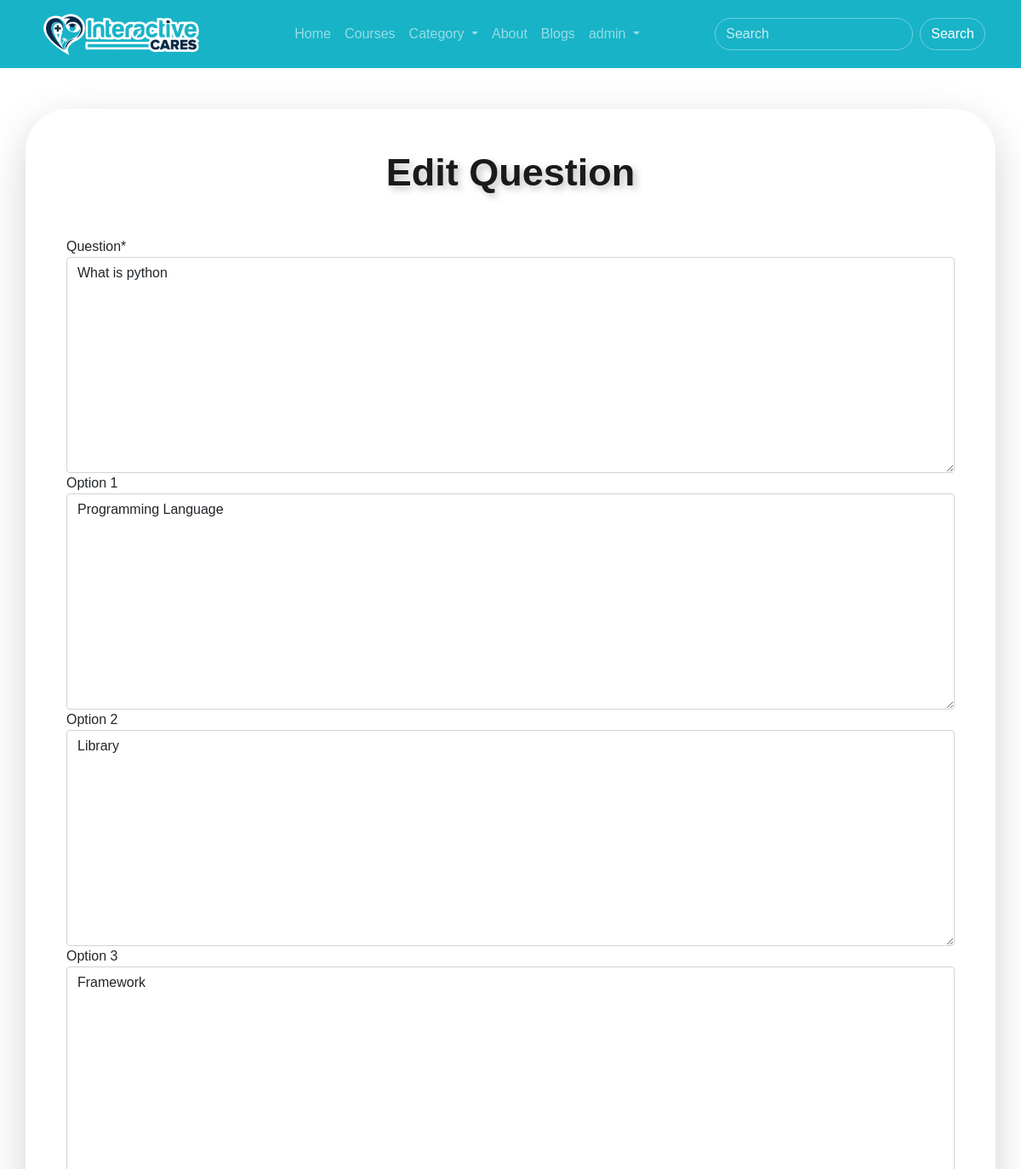
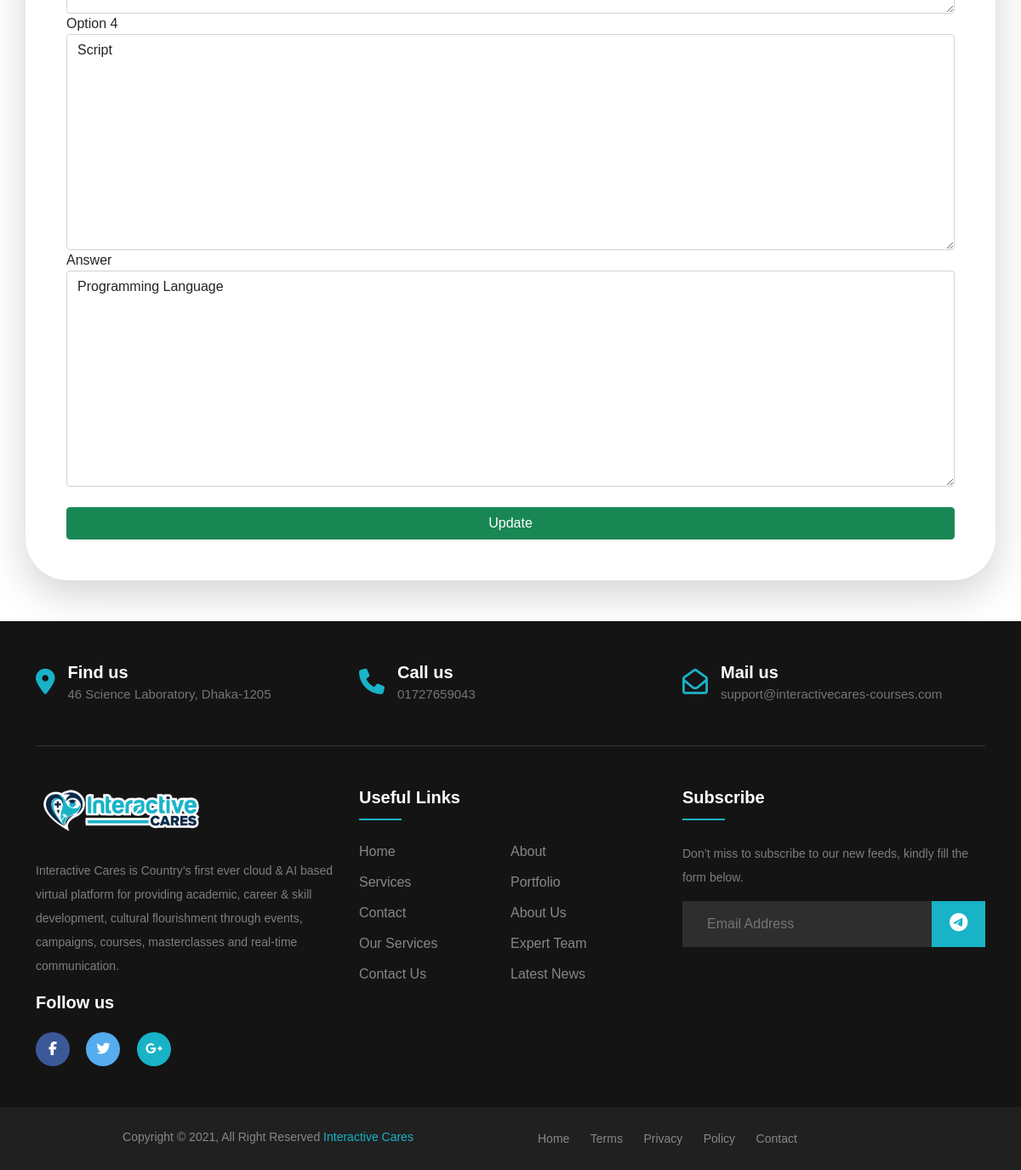
/edit_question/1/ (signed in), run on the app's committed database (2 pictures, top to bottom).
### auth_app/models.py (models this page shows, shortened)
class User(AbstractBaseUser, PermissionsMixin):
    email = models.EmailField(max_length=255, unique=True)
    username = models.CharField(max_length=255, unique=True)
    full_name = models.CharField(max_length=255, blank=True, null=True)
    phone_number = models.CharField(max_length=255, blank=True, null=True)
    bio = models.TextField(blank=True, null=True)
    profile_picture = models.ImageField(upload_to=profile_pic_upload, blank=True, null=True)
    registration_date = models.DateTimeField(auto_now_add=True)
    is_active = models.BooleanField(default=True)
    is_staff = models.BooleanField(default=False)
    objects = UserManager()
    USERNAME_FIELD = "email"
    REQUIRED_FIELDS = ["username", "full_name", "phone_number", "bio", "profile_picture"]

### course_app/models.py (models this page shows, shortened)
class Question(models.Model):
    course = models.ForeignKey(Course, on_delete=models.CASCADE)
    module = models.ForeignKey(Module, on_delete=models.CASCADE)
    quiz = models.ForeignKey(Quiz, on_delete=models.CASCADE)
    question = models.TextField()
    option_1 = models.TextField(blank=True, null=True)
    option_2 = models.TextField(blank=True, null=True)
    option_3 = models.TextField(blank=True, null=True)
    option_4 = models.TextField(blank=True, null=True)
    answer = models.TextField(blank=True, null=True)

### course_app/views.py (the view)
# urls.py: path("edit_question/<pk>/", views.edit_question, name="edit_question"),
@login_required
def edit_question(request, pk):
    current_question = models.Question.objects.get(pk=pk)
    form = forms.CreateQuestionForm(instance=current_question)
    if request.method == "POST":
        form = forms.CreateQuestionForm(request.POST, instance=current_question)
        if form.is_valid():
            form.save()
            return HttpResponseRedirect(reverse("course_app:quiz_details", kwargs={"pk": current_question.quiz.pk}))
    diction = {
        "title": "Edit Question - Interactive Cares",
        "form": form
    }
    return render(request, "course_app/question/edit_question.html", context=diction)

### course_app/forms.py
class CreateQuestionForm(forms.ModelForm):
    class Meta:
        model = models.Question
        exclude = ("course", "module", "quiz")

### templates/course_app/question/edit_question.html (shortened to what this page needs)
{% extends 'base/base.html' %}
{% load crispy_forms_tags %}
{% block body_block %}
<section class="container my-5 shadow-lg p-5 form">
    <form method="POST">
        <h2 class="h-text text-center mb-5">Edit Question</h2>
        {{ form|crispy }}
        <div class="d-grid gap-2 mt-4">
            <button class="btn btn-success" type="submit">Update</button>
        </div>
    </form>
</section>
{% endblock %}

### templates/base/base.html (shortened to what this page needs)
<!DOCTYPE html>
{% load static %}
<html lang="en">
<head>
    <link href="https://cdn.jsdelivr.net/npm/bootstrap@5.0.0-beta3/dist/css/bootstrap.min.css" rel="stylesheet"
>
    <link rel="stylesheet" href="{% static 'base/css/base.css' %}">
    <link rel="stylesheet" href="{% static 'course_app/css/home.css' %}">
</head>
<body>
    <header>
        <section class="container">
            <nav class="navbar navbar-expand-lg navbar-dark">
                <a class="navbar-brand" href="{% url 'course_app:home' %}"><img class="navbar-logo"
                        src="{% static 'base/img/IC-logo-Telda.png' %}" alt="IC Logo"></a>
                <div class="collapse navbar-collapse" id="navbarSupportedContent">
                    <ul class="navbar-nav mx-auto">
                        <li class="nav-item">
                            <a class="nav-link" href="{%url 'course_app:home' %}">Home</a>
                        </li>
                        <li class="nav-item">
                            <a class="nav-link" href="{%url 'course_app:courses' %}">Courses</a>
                        </li>
                        <li class="nav-item dropdown">
                            <a class="nav-link dropdown-toggle" href="#" id="navbarDropdown" role="button"
                                data-bs-toggle="dropdown" aria-expanded="false">
                                Category
                            </a>
                        </li>
                        <li class="nav-item">
                            <a class="nav-link" href="/#about">About</a>
                        </li>
                        <li class="nav-item">
                            <a class="nav-link" href="#">Blogs</a>
                        </li>
                        {% if user.is_authenticated %}
                        <li class="nav-item dropdown">
                            <a class="nav-link dropdown-toggle" href="#" id="navbarDropdown" role="button"
                                data-bs-toggle="dropdown" aria-expanded="false">
                                {{ user.username }}
                            </a>
                        {% endif %}
                    </ul>
                    <form class="d-flex">
                        <input class="form-control me-2 search-input" type="search" placeholder="Search"
                            aria-label="Search">
                        <button class="btn btn-outline-primary rounded-pill search-submit" type="submit">Search</button>
                    </form>
                </div>
            </nav>
        </section>
    </header>
    <main>
        {% block body_block %}
        {% endblock %}
    </main>
    <footer class="footer-section" id=contact>
        <div class="container">
            <div class="footer-cta pt-5 pb-5">
                <div class="row">
                    <div class="col-xl-4 col-md-4 mb-30">
                        <div class="single-cta">
                            <i class="fas fa-map-marker-alt"></i>
                            <div class="cta-text">
                                <h4>Find us</h4>
                                <span>46 Science Laboratory, Dhaka-1205</span>
                            </div>
                        </div>
                    </div>
                    <div class="col-xl-4 col-md-4 mb-30">
                        <div class="single-cta">
                            <i class="fas fa-phone"></i>
                            <div class="cta-text">
                                <h4>Call us</h4>
                                <span>01727659043</span>
                            </div>
                        </div>
                    </div>
                    <div class="col-xl-4 col-md-4 mb-30">
                        <div class="single-cta">
                            <i class="far fa-envelope-open"></i>
                            <div class="cta-text">
                                <h4>Mail us</h4>
                                <span>support@interactivecares-courses.com</span>
                            </div>
                        </div>
                    </div>
                </div>
            </div>
            <div class="footer-content pt-5 pb-5">
                <div class="row">
                    <div class="col-xl-4 col-lg-4 mb-50">
                        <div class="footer-widget">
                            <div class="footer-logo">
                                <a href="index.html"><img src="{% static 'base/img/IC-logo-Telda.png' %}"
                                        class="img-fluid" alt="logo"></a>
                            </div>
                            <div class="footer-text">
                                <p>Interactive Cares is Country’s first ever cloud & AI based virtual platform for
                                    providing academic, career & skill development, cultural flourishment through
                                    events, campaigns, courses, masterclasses and real-time communication.</p>
                            </div>
                            <div class="footer-social-icon">
                                <span>Follow us</span>
                                <a href="#"><i class="fab fa-facebook-f facebook-bg"></i></a>
                                <a href="#"><i class="fab fa-twitter twitter-bg"></i></a>
                                <a href="#"><i class="fab fa-google-plus-g google-bg"></i></a>
                            </div>
                        </div>
                    </div>
                    <div class="col-xl-4 col-lg-4 col-md-6 mb-30">
                        <div class="footer-widget">
                            <div class="footer-widget-heading">
                                <h3>Useful Links</h3>
                            </div>
                            <ul>
                                <li><a href="#">Home</a></li>
                                <li><a href="#">about</a></li>
                                <li><a href="#">services</a></li>
                                <li><a href="#">portfolio</a></li>
                                <li><a href="#">Contact</a></li>
                                <li><a href="#">About us</a></li>
                                <li><a href="#">Our Services</a></li>
                                <li><a href="#">Expert Team</a></li>
                                <li><a href="#">Contact us</a></li>
                                <li><a href="#">Latest News</a></li>
                            </ul>
                        </div>
                    </div>
                    <div class="col-xl-4 col-lg-4 col-md-6 mb-50">
                        <div class="footer-widget">
                            <div class="footer-widget-heading">
                                <h3>Subscribe</h3>
                            </div>
                            <div class="footer-text mb-25">
                                <p>Don’t miss to subscribe to our new feeds, kindly fill the form below.</p>
                            </div>
                            <div class="subscribe-form">
                                <form action="#">
                                    <input type="text" placeholder="Email Address">
                                    <button><i class="fab fa-telegram-plane"></i></button>
                                </form>
                            </div>
                        </div>
                    </div>
                </div>
            </div>
        </div>
        <div class="copyright-area">
            <div class="container">
                <div class="row">
                    <div class="col-xl-6 col-lg-6 text-center text-lg-left">
                        <div class="copyright-text">
                            <p>Copyright &copy; 2021, All Right Reserved <a href="#">Interactive Cares</a></p>
                        </div>
                    </div>
                    <div class="col-xl-6 col-lg-6 d-none d-lg-block text-right">
                        <div class="footer-menu">
                            <ul>
                                <li><a href="#">Home</a></li>
                                <li><a href="#">Terms</a></li>
                                <li><a href="#">Privacy</a></li>
                                <li><a href="#">Policy</a></li>
                                <li><a href="#">Contact</a></li>
                            </ul>
                        </div>
                    </div>
                </div>
            </div>
        </div>
    </footer>
</body>
</html>

### static/base/css/base.css (style rules this page uses)
a { text-decoration: none; }
body { font-family:Verdana, Geneva, Tahoma, sans-serif; }
header { background-color: #18B3C7; }
.navbar { background-color: #18B3C7 !important; }
.navbar-logo { width: 200px; }
.search-input { background: transparent; color: #C5ECF1; border: 1px solid rgba(197, 236, 241, 0.5); border-radius: 50px; }
.search-input::placeholder { color: #C5ECF1; }
.search-submit { color: white; border: 1px solid rgba(197, 236, 241, 0.5); }
ul { margin: 0px; padding: 0px; }
.footer-section { background: #151414; position: relative; }
.footer-cta { border-bottom: 1px solid #373636; }
.single-cta i { color: #18B3C7; font-size: 30px; float: left; margin-top: 8px; }
.cta-text { padding-left: 15px; display: inline-block; }
.cta-text h4 { color: #fff; font-size: 20px; font-weight: 600; margin-bottom: 2px; }
.cta-text span { color: #757575; font-size: 15px; }
.footer-content { position: relative; z-index: 2; }
.footer-logo { margin-bottom: 30px; }
.footer-logo img { max-width: 200px; }
.footer-text p { margin-bottom: 14px; font-size: 14px; color: #7e7e7e; line-height: 28px; }
.footer-social-icon span { color: #fff; display: block; font-size: 20px; font-weight: 700; font-family:Verdana, Geneva, Tahoma, sans-serif; margin-bottom: 20px; }
.footer-social-icon a { color: #fff; font-size: 16px; margin-right: 15px; }
.footer-social-icon i { height: 40px; width: 40px; text-align: center; line-height: 38px; border-radius: 50%; }
.facebook-bg { background: #3B5998; }
.twitter-bg { background: #55ACEE; }
.google-bg { background: #18B3C7; }
.footer-widget-heading h3 { color: #fff; font-size: 20px; font-weight: 600; margin-bottom: 40px; position: relative; }
.footer-widget-heading h3::before { content: ""; position: absolute; left: 0; bottom: -15px; height: 2px; width: 50px; background: #18B3C7; }
.footer-widget ul li { display: inline-block; float: left; width: 50%; margin-bottom: 12px; }
.footer-widget ul li a { color: #878787; text-transform: capitalize; }
.subscribe-form { position: relative; overflow: hidden; }
.subscribe-form input { width: 100%; padding: 14px 28px; background: #2E2E2E; border: 1px solid #2E2E2E; color: #fff; }
.subscribe-form button { position: absolute; right: 0; background: #18B3C7; padding: 13px 20px; border: 1px solid #18B3C7; top: 0; }
.subscribe-form button i { color: #fff; font-size: 22px; transform: rotate(-6deg); }
.copyright-area { background: #202020; padding: 25px 0; }
.copyright-text p { margin: 0; font-size: 14px; color: #878787; }
.copyright-text p a { color: #18B3C7; }
.footer-menu li { display: inline-block; margin-left: 20px; }
.footer-menu li a { font-size: 14px; color: #878787; }

### static/course_app/css/home.css (style rules this page uses)
.h-text { font-size: 45px; font-weight: 600; color: rgb(26, 26, 26); text-shadow: 4px 4px 8px silver; }
.form { width: 65%px; border-radius: 50px; }

### data on the page
Question: question "What is python", option_1 "Programming Language", option_2 "Library", option_3 "Framework", option_4 "Script", answer "Programming Language"

### other printed values
{{ user.username }} "admin"
